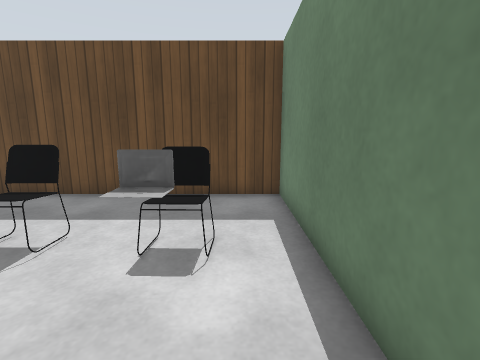
[1] (above)

21 first-person views from a walk through a Gazebo world. The camera is 1 m above the floor, tilts 10° down and sees 85° across. The floor is counted in squares, 0.5 m on a side. Each view is taken from the middle of a square. On the plan, view 1 faces up. The plan holds only what a view shows up to about 16 squares ahead; the rest is blank. The place goes on beyond the plan. Simple patterns stand in for the simulator's built-in surfaces. Surface patterns are stand-ins for the level's own textures.

[2]
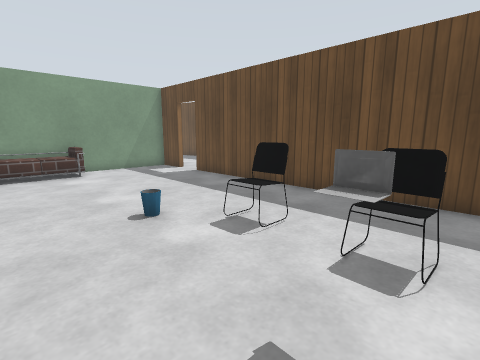

[3]
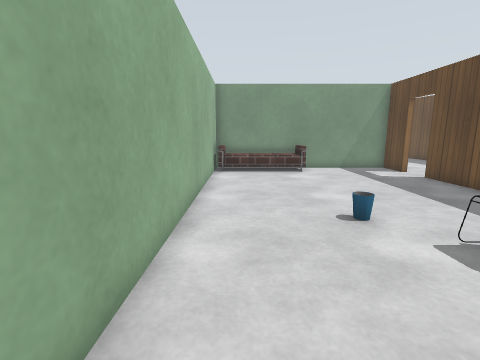

[4]
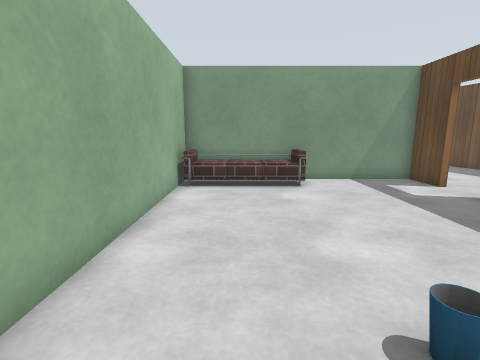

[5]
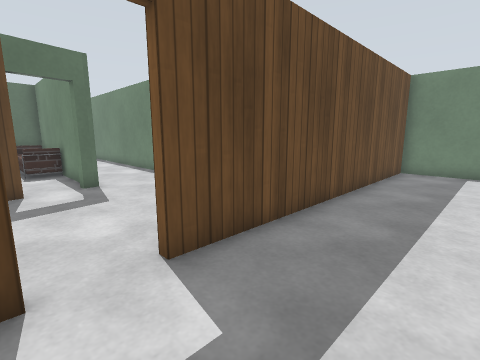

[6]
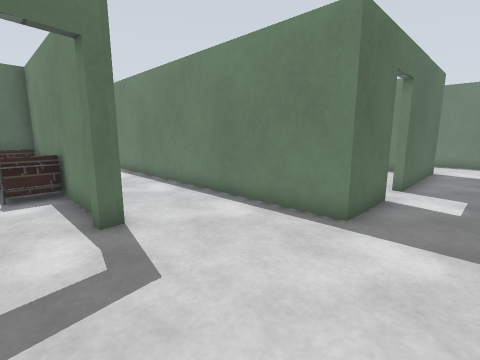

[7]
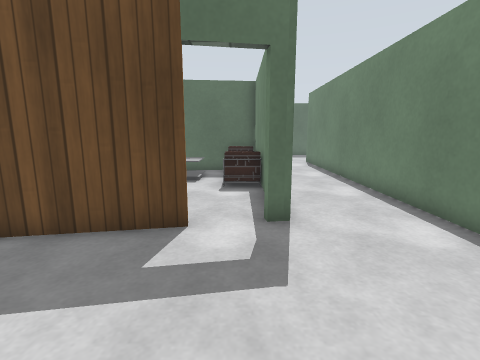

[8]
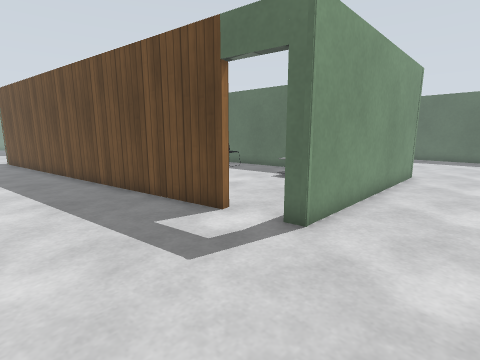

[9]
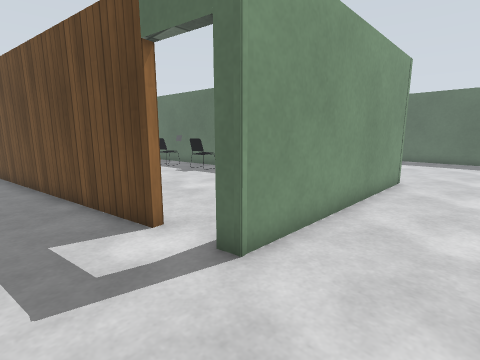

[10]
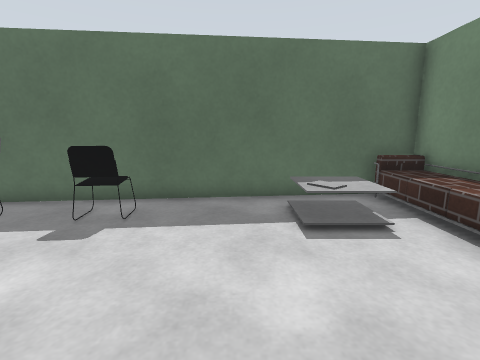

[11]
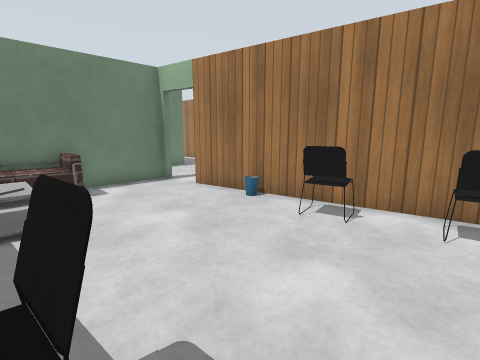

[12]
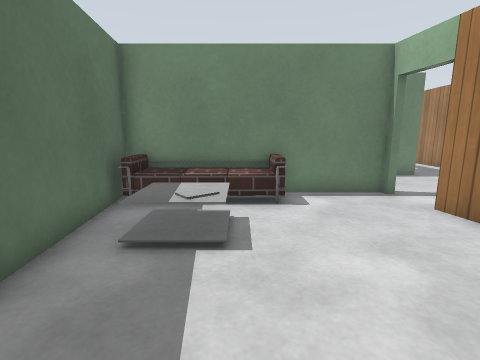

[13]
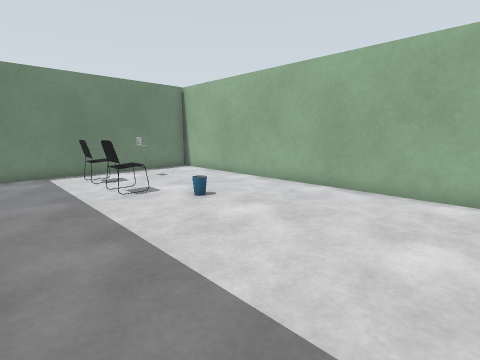

[14]
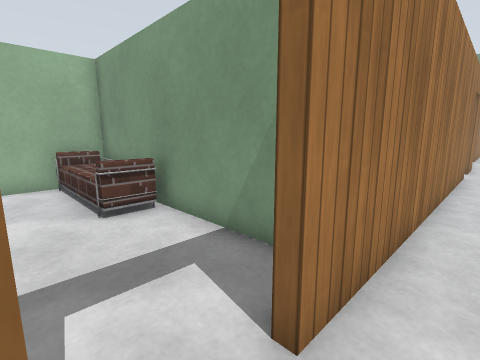

[15]
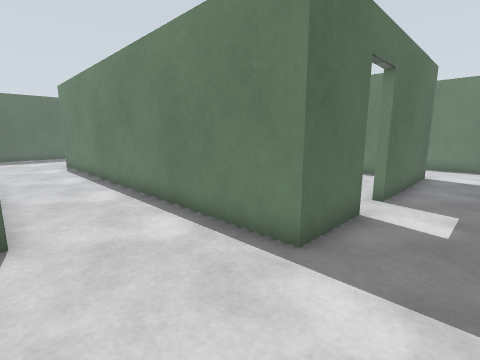

[16]
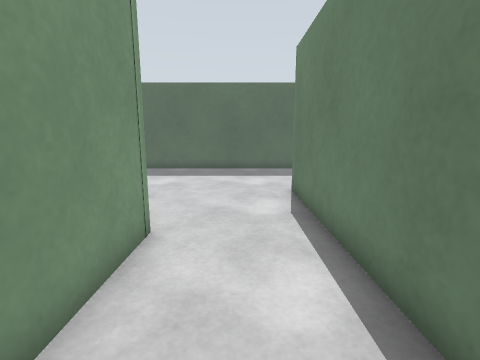

[17]
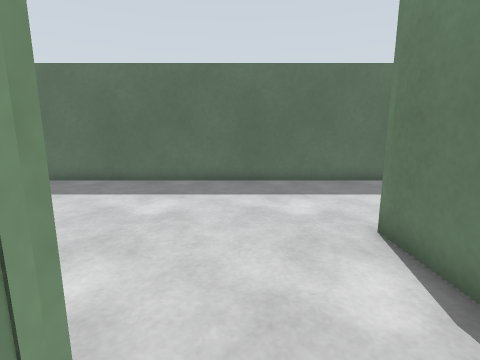

[18]
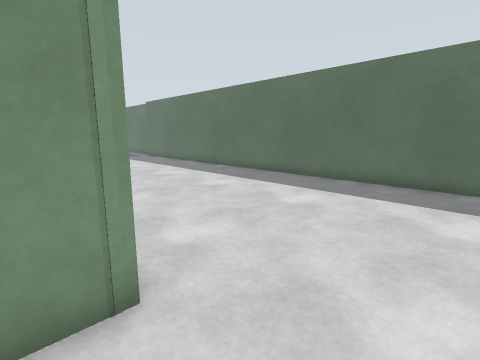

[19]
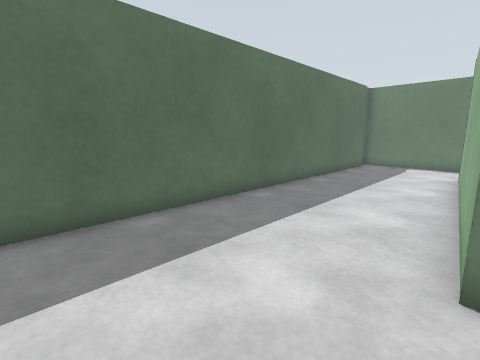

[20]
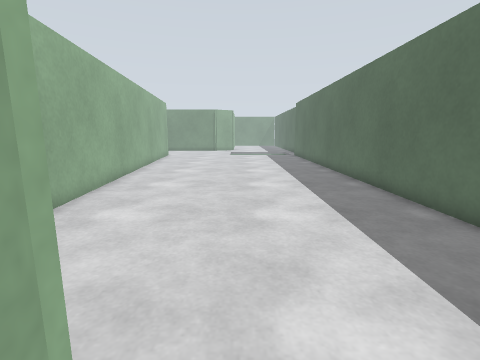

[21]
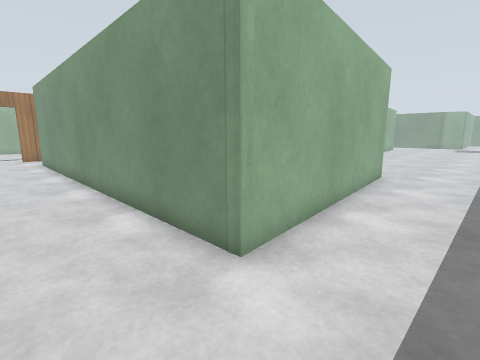

### Floor plan
Points are (right, up) in squares from view 1. A wall is a line through its corners. A room is listed if a view was taken in it or the views show most of it. See-through windows are left out.
Room 1 (views 1, 2, 3, 4, 5, 13)
walls: (-13.8, 8.6) (-15.6, 8.6) (-15.6, -1.5); (-13.5, -1.4) (0.9, -1.4); (1.3, -1.1) (1.3, 8.6) (-12, 8.6)
ways out: open door at (-12.5, 9) to room 2
objects: sofa (-15, -1) to (-14, 4); bin (-6, 3); chair (-4, 4) to (-3, 5); chair (-2, 4) to (-1, 5); other object (-1, 2) to (-1, 3)
Room 2 (views 6, 7, 8, 9, 14, 15, 16, 17, 18)
walls: (-13.1, 15.5) (-22.5, 13.8); (-4.4, 12.3) (-7.1, 12.3) (-7.1, 25.4); (-4.4, 8.9) (-3.4, 8.9); (-10.8, 25.2) (-10.8, 15.9) (-11.4, 15.8); (-10.9, 25.3) (-10.8, 24.8); (-22.5, 8.9) (-13.8, 8.9); (3.2, 12.3) (-2.6, 12.3)
ways out: open door at (-12.5, 9) to room 1; open door at (-12.5, 16) to room 3; opening at (-9, 26) to room 4; opening at (4.5, 10.5) to room 4; open door at (-3.5, 12)
Room 3 (views 10, 11, 12)
walls: (-11.2, 16) (-11.2, 24.8) (-22.5, 23.7); (-21.8, 14.3) (-13.2, 15.8)
ways out: open door at (-12.5, 16) to room 2
objects: chair (-22, 15) to (-21, 16); chair (-21, 22) to (-20, 23); chair (-20, 16) to (-19, 17); bin (-16, 16); coffee table (-16, 21) to (-14, 23); grey box (-15, 22); sofa (-13, 20) to (-12, 24)
Room 4 (views 19, 20, 21)
walls: (-7.1, 25.4) (-7.1, 29.1) (3.1, 30.2) (3.1, 12.6); (2.8, 30.2) (3.1, 30.2); (-22.4, 24) (-12.7, 25); (6.9, 30.4) (6.9, 34.5); (5.9, 35.2) (-22.5, 35.2); (6.9, 10.6) (6.9, 13)
ways out: opening at (-9, 26) to room 2; opening at (4.5, 10.5) to room 2

Positions as (right, up) in squares from view 1, and headings:
1: (0, 0), facing up
2: (0, 0), facing up-left
3: (0, 0), facing left
4: (-4, 1), facing left
5: (-14, 5), facing up-right
6: (-13, 10), facing up-right
7: (-12, 10), facing up
8: (-8, 11), facing up-left
9: (-8, 13), facing up-left
10: (-17, 16), facing up
11: (-22, 22), facing down-right
12: (-20, 21), facing right
13: (-13, 8), facing down-right
14: (-12, 10), facing down-left
15: (-11, 10), facing up-right
16: (-9, 20), facing up
17: (-10, 24), facing up
18: (-8, 24), facing up-left
19: (-11, 29), facing up-right
20: (-6, 30), facing left
21: (6, 33), facing down-left
